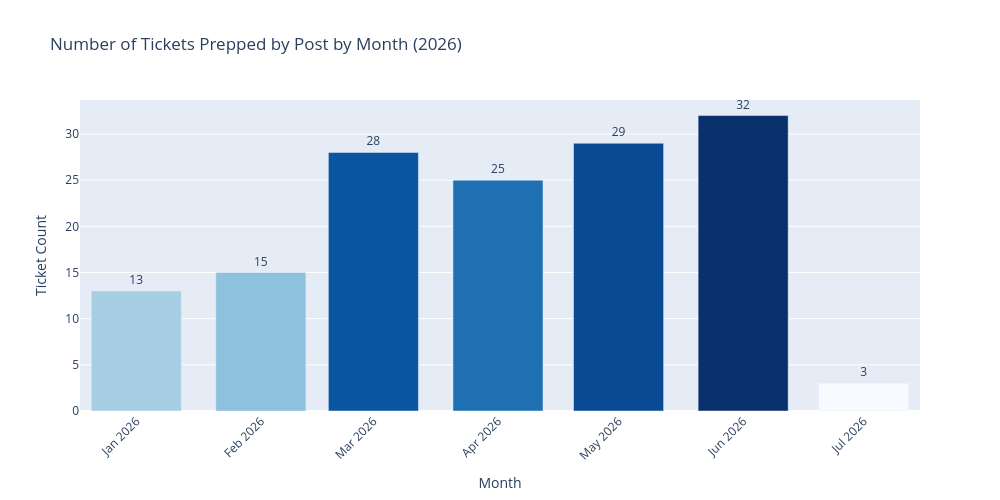

The code cell stored with this chart in its notebook:
### Code cell
tickets_by_month_post_ops_sorted = tickets_by_month_post_ops.sort_values(
    by="Ticket Count", ascending=False
)
tickets_by_month_post_ops_sorted["Month"] = tickets_by_month_post_ops_sorted["Month"].astype(str)

fig = px.bar(
    tickets_by_month_post_ops_sorted,
    x="Month",
    y="Ticket Count",
    color="Ticket Count",
    color_continuous_scale="Blues",
    text="Ticket Count",
    title="Number of Tickets Prepped by Post by Month (2026)",
)
fig.update_traces(textposition="outside")
fig.update_layout(
    xaxis_title="Month",
    yaxis_title="Ticket Count",
    xaxis_tickangle=-45,
    # xaxis={"categoryorder": "total descending",
    #        "tickmode" :"linear",
    #        "dtick": 1},
    width=1000,
    height=500,
    coloraxis_showscale=False,
)
fig.show()

### Figure 1 — Plotly figure (JSON) as saved in the notebook; plotly's stock layout.template omitted (floating-point values rounded to 4 significant figures)
{"data": [{"hovertemplate": "Month=%{x}<br>Ticket Count=%{marker.color}<extra></extra>", "legendgroup": "", "marker": {"color": [32, 29, 28, 25, 15, 13, 3], "coloraxis": "coloraxis", "pattern": {"shape": ""}}, "name": "", "orientation": "v", "showlegend": false, "text": [32.0, 29.0, 28.0, 25.0, 15.0, 13.0, 3.0], "textposition": "outside", "type": "bar", "x": ["2026-06", "2026-05", "2026-03", "2026-04", "2026-02", "2026-01", "2026-07"], "xaxis": "x", "y": [32, 29, 28, 25, 15, 13, 3], "yaxis": "y"}], "layout": {"barmode": "relative", "coloraxis": {"colorbar": {"title": {"text": "Ticket Count"}}, "colorscale": [[0, "rgb(247,251,255)"], [0.125, "rgb(222,235,247)"], [0.25, "rgb(198,219,239)"], [0.375, "rgb(158,202,225)"], [0.5, "rgb(107,174,214)"], [0.625, "rgb(66,146,198)"], [0.75, "rgb(33,113,181)"], [0.875, "rgb(8,81,156)"], [1, "rgb(8,48,107)"]], "showscale": false}, "height": 500, "legend": {"tracegroupgap": 0}, "title": {"text": "Number of Tickets Prepped by Post by Month (2026)"}, "width": 1000, "xaxis": {"anchor": "y", "domain": [0, 1], "tickangle": -45, "title": {"text": "Month"}}, "yaxis": {"anchor": "x", "domain": [0, 1], "title": {"text": "Ticket Count"}}}}
